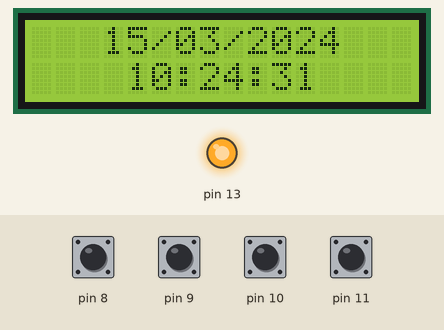
Simulated run of this sketch. Board: Arduino Uno, built with avr-gcc and run on an emulated ATmega328P. On the bench: 16×2 character LCD, output pins drawn as LEDs (lit = HIGH). Inputs (shaded band) come from the test bench; at power-on: pin 8–11 HIGH. The local clock reads 2024-03-15 10:24:30 at power-on unless the sketch sets it; what the sketch prints to the serial monitor is not drawn.

Above: at 1.2 s.
1.3 s: pin 8 pulled LOW for 0.15 s
At 2.5 s:
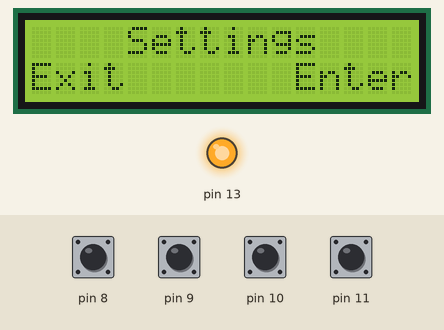
2.9 s: pin 11 pulled LOW for 1 s
At 5.0 s:
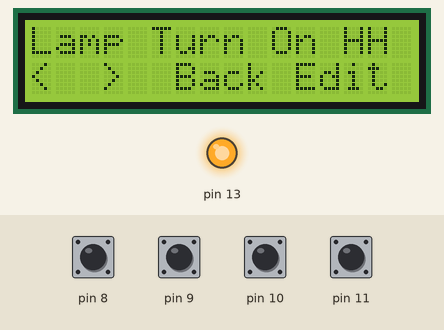
5.4 s: pin 9 pulled LOW for 0.15 s
At 6.2 s:
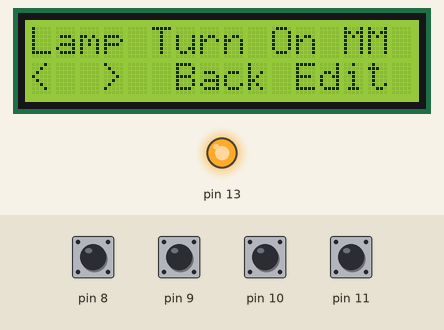
7.0 s: pin 8 pulled LOW for 1 s
At 9.1 s:
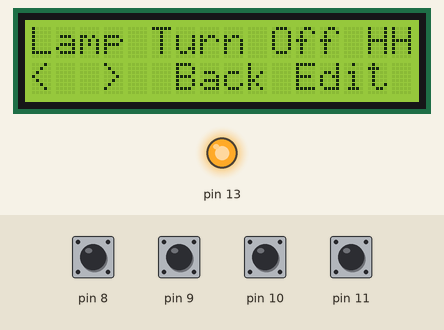
9.5 s: pin 11 pulled LOW for 0.15 s
At 10.5 s:
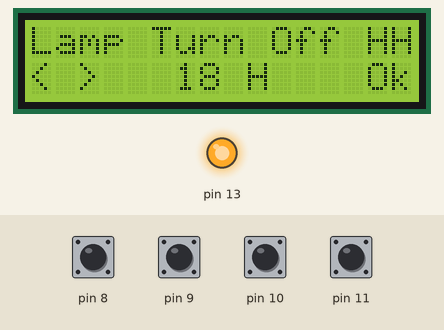
11.1 s: pin 10 pulled LOW for 1 s
At 12.8 s:
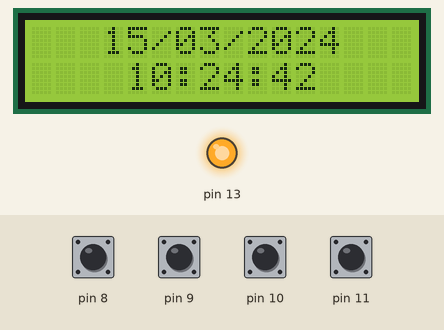
Timing chart, 0 to 14.3 s (numbered marks = the images above; inputs shaded):
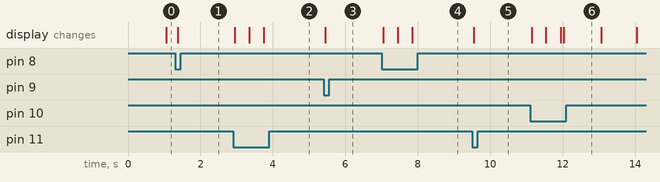

The sketch:

clock.ino
```cpp
//YWROBOT
//Compatible with the Arduino IDE 1.0
//Library version:1.1
#include <Wire.h>
#include <LiquidCrystal_I2C.h>
#include <RtcDS1302.h>

const int LCD_CHARACTERS_LEN = 16;

LiquidCrystal_I2C lcd(0x27, LCD_CHARACTERS_LEN, 2);  // set the LCD address to 0x27 for a 16 chars and 2 line display

// clock
ThreeWire myWire(4,5,2); // IO, SCLK, CE
RtcDS1302<ThreeWire> Rtc(myWire);

// bof: menu related types
typedef void (*IncDecFunc)();

typedef String (*ValStrFormatFunc)();

enum ItemType { NAVIGATION, INT_SETTING };

struct MenuItem {
  const char* label;
  const char* secondLabel;
  ItemType itemType;
  int* intValuePtr;
  ValStrFormatFunc valStrFornatFunc;
  IncDecFunc incValFunc;
  IncDecFunc decValFunc;

  MenuItem* parent;
  MenuItem* firstChild;
  MenuItem* next;
  MenuItem* prev;
};

MenuItem mainMenu = {"Settings", "Exit       Enter", NAVIGATION, NULL, NULL, NULL, NULL, NULL, NULL, NULL, NULL};

int lightsTurnOnHour = 9;
void incrementTurnOnHour() {
  if (lightsTurnOnHour==24) {
    lightsTurnOnHour = 0;
    return;
  }
  lightsTurnOnHour++;
  return;
}
String formatlightsTurnOnHour() {
  char buffer[5];

  sprintf(buffer, "%02d H", lightsTurnOnHour);
  return String(buffer);
}
void decrementTurnOnHour() {
  if (lightsTurnOnHour==0) {
    lightsTurnOnHour = 24;
    return;
  }
  lightsTurnOnHour--;
  return;
}
MenuItem lightsTurnOnHourNav = {"Lamp Turn On HH", NULL, NAVIGATION, NULL, NULL, NULL, NULL, &mainMenu, NULL, NULL, NULL};
MenuItem lightsTurnOnHourSettings = {"Lamp Turn On HH", NULL, INT_SETTING, &lightsTurnOnHour, &formatlightsTurnOnHour, &incrementTurnOnHour, &decrementTurnOnHour, &lightsTurnOnHourNav, NULL, NULL, NULL};

int lightsTurnOnMins = 0;
void incrementTurnOnMins() {
  if (lightsTurnOnMins==60) {
    lightsTurnOnMins = 0;
    return;
  }
  lightsTurnOnMins++;
  return;
}
String formatlightsTurnOMins() {
  char buffer[5];

  sprintf(buffer, "%02d m", lightsTurnOnMins);
  return String(buffer);
}
void decrementTurnOnMins() {
  if (lightsTurnOnMins==0) {
    lightsTurnOnMins = 60;
    return;
  }
  lightsTurnOnMins--;
  return;
}
MenuItem lightsTurnOnMinsNav = {"Lamp Turn On MM", NULL, NAVIGATION, NULL, NULL, NULL, NULL, &mainMenu, NULL, NULL, NULL};
MenuItem lightsTurnOnMinsSettings = {"Lamp Turn On MM", NULL, INT_SETTING, &lightsTurnOnMins, &formatlightsTurnOMins, &incrementTurnOnMins, &decrementTurnOnMins, &lightsTurnOnMinsNav, NULL, NULL, NULL};

int lightsTurnOffHour = 18;
void incrementTurnOffHour() {
  if (lightsTurnOffHour==24) {
    lightsTurnOffHour = 0;
    return;
  }
  lightsTurnOffHour++;
  return;
}
String formatlightsTurnOffHour() {
  char buffer[5];

  sprintf(buffer, "%02d H", lightsTurnOffHour);
  return String(buffer);
}
void decrementTurnOffHour() {
  if (lightsTurnOffHour==0) {
    lightsTurnOffHour = 24;
    return;
  }
  lightsTurnOffHour--;
  return;
}
MenuItem lightsTurnOffHourNav = {"Lamp Turn Off HH", NULL, NAVIGATION, NULL, NULL, NULL, NULL, &mainMenu, NULL, NULL, NULL};
MenuItem lightsTurnOffHourSettings = {"Lamp Turn Off HH", NULL, INT_SETTING, &lightsTurnOffHour, &formatlightsTurnOffHour, &incrementTurnOffHour, &decrementTurnOffHour, &lightsTurnOffHourNav, NULL, NULL, NULL};

int lightsTurnOffMins = 0;
void incrementTurnOffMins() {
  if (lightsTurnOffMins==60) {
    lightsTurnOffMins = 0;
    return;
  }
  lightsTurnOffMins++;
  return;
}
String formatlightsTurnOffMins() {
  char buffer[5];

  sprintf(buffer, "%02d m", lightsTurnOffMins);
  return String(buffer);
}
void decrementTurnOffMins() {
  if (lightsTurnOffMins==0) {
    lightsTurnOffMins = 60;
    return;
  }
  lightsTurnOffMins--;
  return;
}
MenuItem lightsTurnOffMinsNav = {"Lamp Turn Off MM", NULL, NAVIGATION, NULL, NULL, NULL, NULL, &mainMenu, NULL, NULL, NULL};
MenuItem lightsTurnOffMinsSettings = {"Lamp Turn Off MM", NULL, INT_SETTING, &lightsTurnOffMins, &formatlightsTurnOffMins, &incrementTurnOffMins, &decrementTurnOffMins, &lightsTurnOffMinsNav, NULL, NULL, NULL};
// eof: menu related types

const int DEBOUNCE_BTN_TIME = 400;
unsigned long lastBtnPressedTimestamp = 0;
MenuItem* activeMenu = NULL;
const unsigned long EXIT_MENU_TIMEOUT = 20UL*1000UL;
bool lampIsTurnedOn = false;
bool isLcdBacklightOn = false;
const unsigned long LCD_BACKLIGHT_OFF_TIMOUT_MS = 5UL*60UL*1000UL;

void setup()
{
  Serial.begin(9600);

  Serial.println("setup is called");

  pinMode(8, INPUT_PULLUP);
  pinMode(9, INPUT_PULLUP);
  pinMode(10, INPUT_PULLUP);
  pinMode(11, INPUT_PULLUP);

  pinMode(13, OUTPUT);

  lcd.init();                      // initialize the lcd
  // Print a message to the LCD.
  lcd.backlight();
  isLcdBacklightOn = true;
  lcd.setCursor(6,0);
  lcd.print("CLOCK");
  lcd.setCursor(2,1);
  lcd.print("Zdravei, Viki!");

  Rtc.Begin();

  RtcDateTime compiled = RtcDateTime(__DATE__, __TIME__);
  printDateTime(compiled);

  // uncomment the bellow, at the very first start, to ensure the clock is up to date
  // Serial.println("Overrite the current clock time!");
  // Rtc.SetIsWriteProtected(false);
  // Rtc.SetDateTime(compiled);

  Rtc.SetIsWriteProtected(true);

  // restore the current lamp state, according to the current time and the turn on and off settings
  lampIsTurnedOn = calculateLigthState();
  if (lampIsTurnedOn) {
    digitalWrite(13, HIGH);
  }


  lcd.clear();

  // bof: menu tree wiring:
  mainMenu.firstChild = &lightsTurnOnHourNav;
  lightsTurnOnHourNav.parent = &mainMenu;
  lightsTurnOnHourNav.next = &lightsTurnOnMinsNav;
  lightsTurnOnHourNav.prev = &lightsTurnOffMinsNav;
  lightsTurnOnHourNav.firstChild = &lightsTurnOnHourSettings;

  lightsTurnOnMinsNav.parent = &mainMenu;
  lightsTurnOnMinsNav.next = &lightsTurnOffHourNav;
  lightsTurnOnMinsNav.prev = &lightsTurnOnHourNav;
  lightsTurnOnMinsNav.firstChild = &lightsTurnOnMinsSettings;

  lightsTurnOffHourNav.parent = &mainMenu;
  lightsTurnOffHourNav.next = &lightsTurnOffMinsNav;
  lightsTurnOffHourNav.prev = &lightsTurnOnMinsNav;
  lightsTurnOffHourNav.firstChild = &lightsTurnOffHourSettings;

  lightsTurnOffMinsNav.parent = &mainMenu;
  lightsTurnOffMinsNav.next = &lightsTurnOnHourNav;
  lightsTurnOffMinsNav.prev = &lightsTurnOffHourNav;
  lightsTurnOffMinsNav.firstChild = &lightsTurnOffMinsSettings;
  // eof: menu tree wiring


}


void loop()
{
  int leftBtnVal = !digitalRead(8);
  int rightBtnVal = !digitalRead(9);
  int upBtnVal = !digitalRead(10);
  int downBtnVal = !digitalRead(11);

  if (leftBtnVal || rightBtnVal || upBtnVal || downBtnVal) {
    if (millis() - lastBtnPressedTimestamp > DEBOUNCE_BTN_TIME) {
      lastBtnPressedTimestamp = millis();
      Serial.println("button clicked");
      if (!isLcdBacklightOn) {
        Serial.println("enable lcd backlight");
        lcd.backlight();
        isLcdBacklightOn = true;
      }

      if (activeMenu == NULL) {
        activeMenu = &mainMenu;
      } else {
        handleButtonClickeddWithinMenu(leftBtnVal, rightBtnVal, upBtnVal, downBtnVal);
      }

      showMenuItem(activeMenu);
      delay(10);
    }
  }
  if (millis() - lastBtnPressedTimestamp > EXIT_MENU_TIMEOUT) {
    activeMenu = NULL;
  }
  // Serial.print("elapsed millis since btnClick: ");
  // Serial.println(millis() - lastBtnPressedTimestamp);
  // Serial.println(LCD_BACKLIGHT_OFF_TIMOUT_MS);
  if (isLcdBacklightOn && (millis() - lastBtnPressedTimestamp > LCD_BACKLIGHT_OFF_TIMOUT_MS)) {
    Serial.println("disable lcd backlight");
    lcd.noBacklight();
    isLcdBacklightOn = false;
  }

  if (lampIsTurnedOn != calculateLigthState()) {
    if (!lampIsTurnedOn) {
      digitalWrite(13, HIGH);
      lampIsTurnedOn = true;
    } else {
      digitalWrite(13, LOW);
      lampIsTurnedOn = false;
    }
  }


  if (activeMenu == NULL) {
    showClock();
    delay(10);
  }

  // Serial.print(leftBtnVal);
  // Serial.print(" ");
  // Serial.print(rightBtnVal);
  // Serial.print(" ");
  // Serial.print(upBtnVal);
  // Serial.print(" ");
  // Serial.println(downBtnVal);
}

void handleButtonClickeddWithinMenu(bool leftBtnVal, bool rightBtnVal, bool upBtnVal, bool downBtnVal) {
  if (activeMenu != NULL) {
    if (leftBtnVal) {
      if (activeMenu->itemType == NAVIGATION) {
        // navigation item, so -> navgate
        if (activeMenu->prev != NULL) {
          activeMenu = activeMenu->prev;
        }
      } else {
        // settting menu, so -> change values instead of navigating
        activeMenu->decValFunc();
      }
      return;
    }

    if (rightBtnVal) {
      if (activeMenu->itemType == NAVIGATION) {
        // navigation item, so -> navgate
        if (activeMenu->next != NULL) {
          activeMenu = activeMenu->next;
        }
      } else {
        // settting menu, so -> change values instead of navigating
        activeMenu->incValFunc();
      }
      return;
    }

    if (upBtnVal) {
      // if parent is NULL, then this will exit from the menu and it will get back go the clock
      activeMenu = activeMenu->parent;
      return;
    }

    if (downBtnVal) {
      if (activeMenu->firstChild != NULL) {
        activeMenu = activeMenu->firstChild;
      } else {
        if (activeMenu->itemType == INT_SETTING) {
          activeMenu = activeMenu->parent;
          return;
        }
      }
      return;
    }
  }
  return;
}

void showClock() {
  RtcDateTime now = Rtc.GetDateTime();
  String currentDate = str_Date(now);
  lcd.setCursor(0,0);
  lcd.print(stringCharacterCentered(currentDate));
  String currentTime = str_Time(now);
  lcd.setCursor(0,1);
  lcd.print(stringCharacterCentered(currentTime));
}

void showMenuItem(MenuItem* menuItem) {
  if (menuItem != NULL) {
    lcd.setCursor(0,0);
    String lbl = stringCharacterCentered(menuItem->label);
    Serial.println(lbl);
    lcd.print(lbl);
    lcd.setCursor(0,1);
    if (menuItem->secondLabel != NULL) {
      lcd.print(stringCharacterCentered(menuItem->secondLabel));
    } else {
      if (menuItem->itemType == NAVIGATION) {
        if (menuItem->firstChild == NULL) {
          lcd.print(stringCharacterCentered("<  >  Back -"));
        } else {
          if (menuItem->firstChild->itemType == NAVIGATION) {
            lcd.print(stringCharacterCentered("<  >  Back Enter"));
          } else {
            lcd.print(stringCharacterCentered("<  >  Back Edit"));
          }
        }
      } else {
        lcd.print(settingsCentered(menuItem->valStrFornatFunc()));
      }
      lcd.print(stringCharacterCentered(""));
    }
  }
}

String stringCharacterCentered(String str) {
  if (str.length() > LCD_CHARACTERS_LEN) {
    return str;
  }
  char centeredstr[LCD_CHARACTERS_LEN + 1];
  for (int i = 0; i < LCD_CHARACTERS_LEN; i++) {
    centeredstr[i] = ' ';
  }
  centeredstr[LCD_CHARACTERS_LEN] = '\0';

  int strLen = str.length();
  if (strLen > LCD_CHARACTERS_LEN) strLen = LCD_CHARACTERS_LEN;
  int startPos = (LCD_CHARACTERS_LEN - strLen) / 2;
  for (int i = 0; i < strLen; i++) {
    centeredstr[startPos + i] = str[i];
  }

  return String(centeredstr);
}

String settingsCentered(String str) {
  char centeredstr[LCD_CHARACTERS_LEN + 1];
  centeredstr[0] = '<';
  centeredstr[1] = ' ';
  centeredstr[2] = '>';
  for (int i = 3; i < LCD_CHARACTERS_LEN-2; i++) {
    centeredstr[i] = ' ';
  }
  centeredstr[LCD_CHARACTERS_LEN-2] = 'O';
  centeredstr[LCD_CHARACTERS_LEN-1] = 'k';
  centeredstr[LCD_CHARACTERS_LEN] = '\0';

  int strLen = str.length();
  if (strLen > LCD_CHARACTERS_LEN) strLen = LCD_CHARACTERS_LEN;
  int startPos = (LCD_CHARACTERS_LEN - strLen) / 2;
  for (int i = 0; i < strLen; i++) {
    centeredstr[startPos + i] = str[i];
  }

  return String(centeredstr);
}

#define countof(a) (sizeof(a) / sizeof(a[0]))

String str_Date(const RtcDateTime& dt) {
  char datestring[11];

  snprintf_P(datestring,
            countof(datestring),
            PSTR("%02u/%02u/%04u"),
            dt.Day(),
            dt.Month(),
            dt.Year() );
  return String(datestring);
}

String str_Time(const RtcDateTime& dt) {
  char timetring[9];

  snprintf_P(timetring,
            countof(timetring),
            PSTR("%02u:%02u:%02u"),
            dt.Hour(),
            dt.Minute(),
            dt.Second() );
  return String(timetring);
}

String printDateTime(const RtcDateTime& dt)
{
    char datestimetring[26];

    snprintf_P(datestimetring,
            countof(datestimetring),
            PSTR("%02u/%02u/%04u %02u:%02u:%02u"),
            dt.Month(),
            dt.Day(),
            dt.Year(),
            dt.Hour(),
            dt.Minute(),
            dt.Second() );
    return String(datestimetring);
}

/*
Calculates what should be the current state, based on the current time and the lights turn on and turn off settings.

returns true if lights should be on and false otherwise
*/
bool calculateLigthState() {
  RtcDateTime now = Rtc.GetDateTime();
  if (lightsTurnOffHour == lightsTurnOnHour) {
    if (lightsTurnOffMins > lightsTurnOnMins) {
      if (now.Minute() >= lightsTurnOnMins && now.Minute() < lightsTurnOffMins) {
        return true;
      } else {
        return false;
      }
    } else {
      // lightsTurnOffMins < lightsTurnOnMins case
      if (now.Minute() >= lightsTurnOffMins && now.Minute() < lightsTurnOnMins) {
        return false;
      } else {
        return true;
      }
    }
  } else if (lightsTurnOffHour > lightsTurnOnHour) {
    if (now.Hour() == lightsTurnOnHour) {
      if (now.Minute() >= lightsTurnOnMins) {
        return true;
      } else {
        return false;
      }
    } else if (now.Hour() == lightsTurnOffHour) {
      if (now.Minute() < lightsTurnOffMins) {
        return true;
      } else {
        return false;
      }
    } else if (now.Hour() > lightsTurnOnHour && now.Hour() < lightsTurnOffHour) {
      return true;
    } else {
      return false;
    }
  } else {
    // lightsTurnOffHour < lightsTurnOnHour case
    if (now.Hour() == lightsTurnOffHour) {
      if (now.Minute() >= lightsTurnOffMins) {
        return false;
      } else {
        return true;
      }
    } else if (now.Hour() == lightsTurnOnHour) {
      if (now.Minute() < lightsTurnOnMins) {
        return false;
      } else {
        return true;
      }
    } else if (now.Hour() > lightsTurnOffHour && now.Hour() < lightsTurnOnHour) {
      return false;
    } else {
      return true;
    }
  }
}
```

Measured:
- after the input at 1.3 s, the display: changes after 0.07 s (image 1)
- after the input at 2.9 s, the display: changes after 0.05 s (image 2)
- after the input at 5.4 s, the display: changes after 0.05 s (image 3)
- after the input at 7.0 s, the display: first changes after 0.05 s (image 4 shows a later state)
- after the input at 9.5 s, the display: changes after 0.05 s (image 5)
- after the input at 11.1 s, the display: first changes after 0.05 s (image 6 shows a later state)
